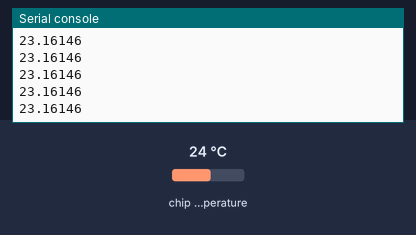
The program below on a simulated Raspberry Pi Pico running MicroPython. Shown: the last lines printed to the serial console. The inputs (shaded band) are chosen by the test bench; at power-on: chip temperature 24 °C.

Above: at 1.2 s.
1.3 s: chip temperature set to 1 °C
At 1.31 s:
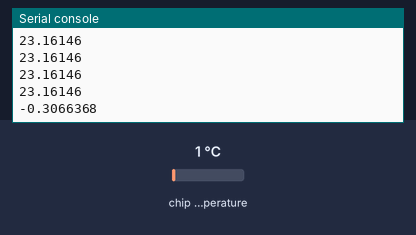
2.8 s: chip temperature set to 11 °C
At 2.81 s:
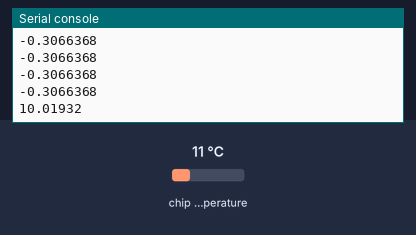
Timing chart, 0 to 5.8 s (numbered marks = the images above; inputs shaded):
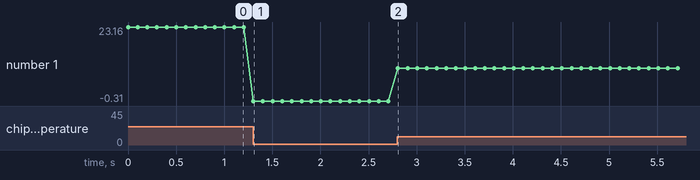

Measured:
- after the input at 1.3 s, the serial console: prints a new line at once (image 1)
- after the input at 2.8 s, the serial console: prints a new line at once (image 2)
- plotted number 1: 23.16 → -0.31 after the input at 1.3 s, -0.31 → 10.02 after the input at 2.8 s

The program:

Temperatura.py
```python
import machine
import utime

sensortemp = machine.ADC(4)
factorconversion = 3.3 / 65365

while True:

     rawValue = sensortemp.read_u16() * factorconversion
     temperatura = 27 - (rawValue - 0.706) / 0.001721
     print(temperatura)
     utime.sleep(0.1)
```
